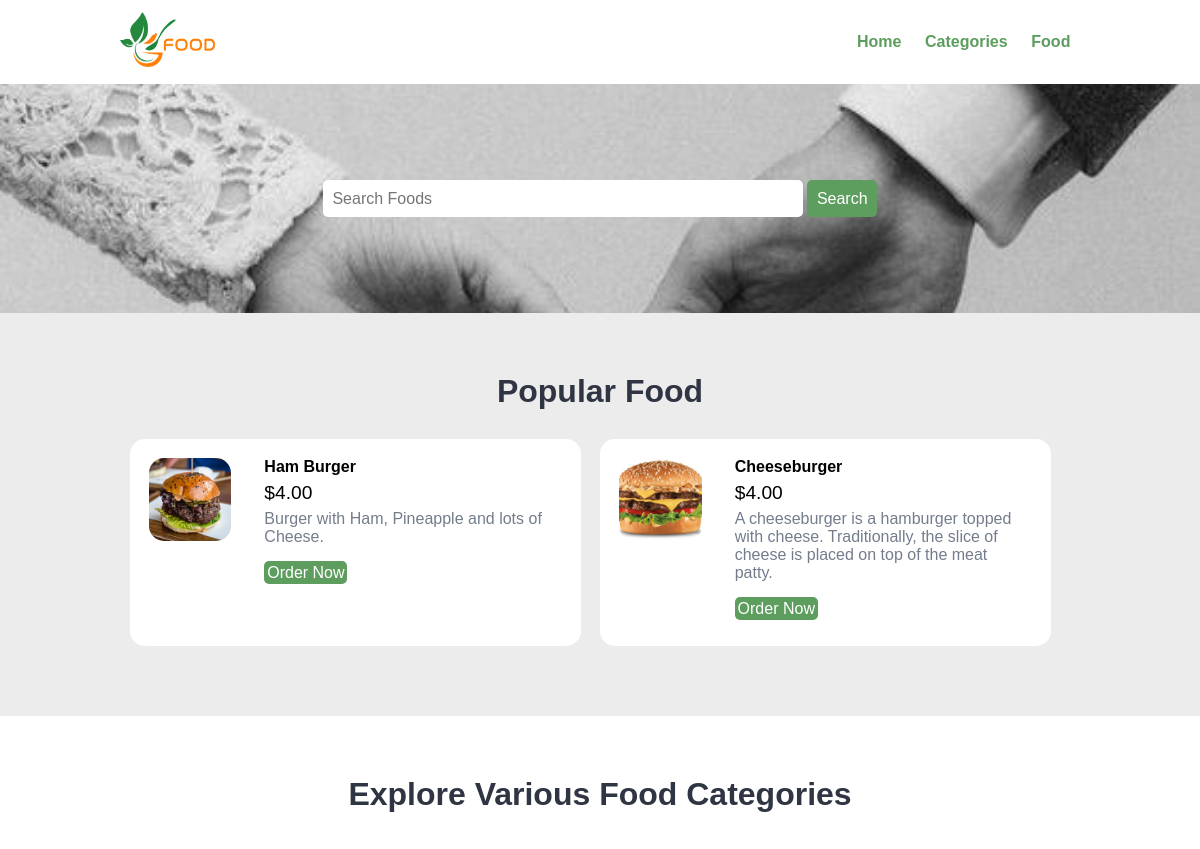
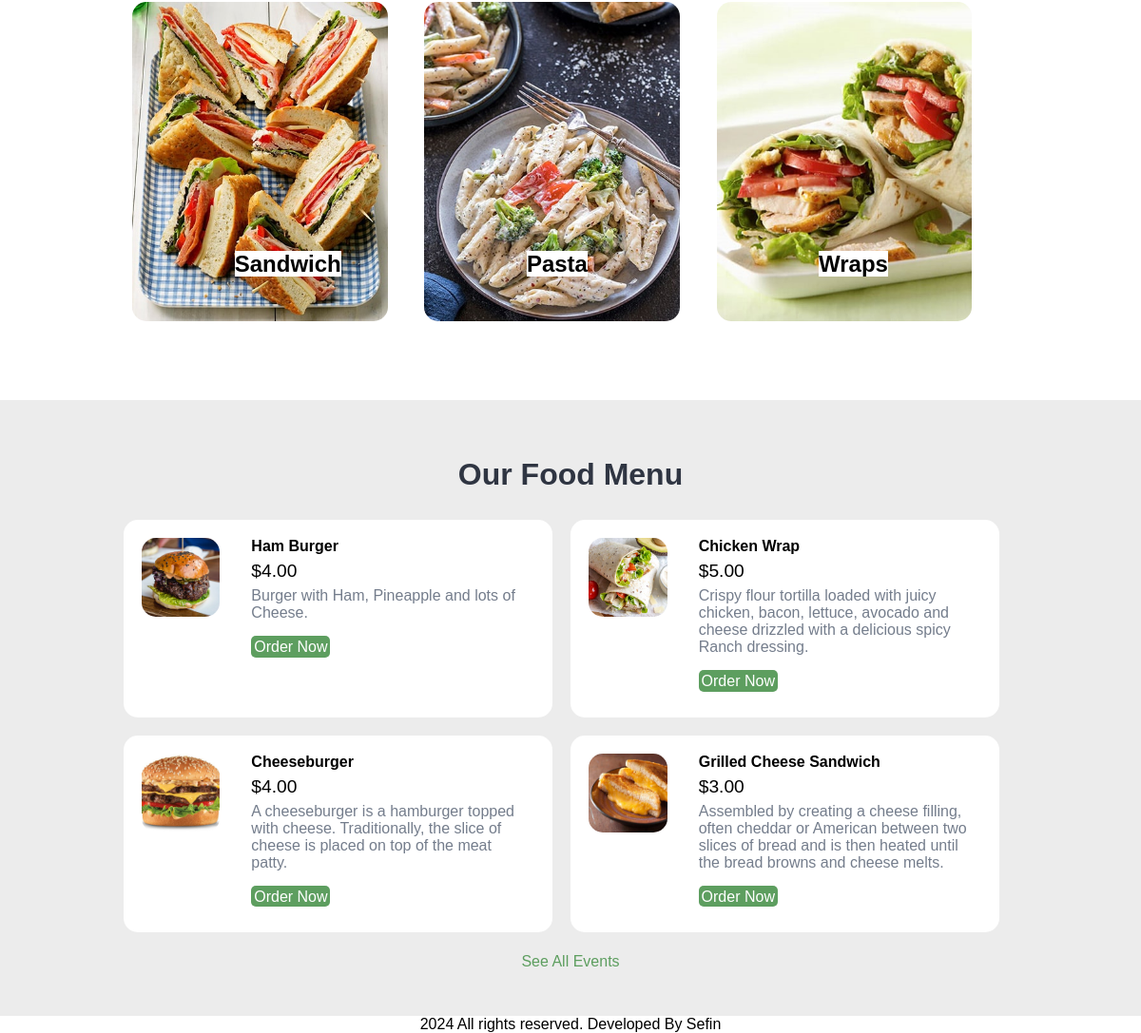
The page / on the database its author committed (2 pictures, top to bottom).
### tables this page shows
CREATE TABLE `tbl_food` (
  `id` int(10) UNSIGNED NOT NULL,
  `title` varchar(100) NOT NULL,
  `description` text NOT NULL,
  `price` decimal(10,2) NOT NULL,
  `image_name` varchar(255) NOT NULL,
  `category_id` int(10) UNSIGNED NOT NULL,
  `featured` varchar(10) NOT NULL,
  `active` varchar(10) NOT NULL
);

CREATE TABLE `tbl_category` (
  `id` int(10) UNSIGNED NOT NULL,
  `title` varchar(100) NOT NULL,
  `image_name` varchar(255) NOT NULL,
  `featured` varchar(10) NOT NULL,
  `active` varchar(10) NOT NULL
);

### index.php (the view, shortened to what this page needs)
<?php include('partials-front/menu.php'); ?>
<section class="food-search text-center">
    <div class="container">
        <form action="<?php echo SITEURL; ?>food-search.php" method="POST">
            <input type="search" name="search" placeholder="Search Foods" required>
            <input type="submit" name="submit" value="Search" class="btn btn-primary">
        </form>
    </div>
</section>
<?php
    $ordercount = "SELECT food_id,count(food_id) as popular from tbl_order group by food_id ORDER BY popular DESC LIMIT 2";
    if(mysqli_num_rows(mysqli_query($conn, $ordercount))>0){
?>
<section class="food-menu">
    <div class="container">
        <h2 class="text-center">Popular Food</h2>
        <?php
            $result = mysqli_query($conn, $ordercount);
            while( ($who = mysqli_fetch_assoc($result)) ) {
            $refood = $who['food_id'];
            $resql = "SELECT * from tbl_food where id= $refood";
            $popresult = mysqli_query($conn, $resql);
            while( ($rowho = mysqli_fetch_assoc($popresult)) ) {
                $id = $rowho['id'];
                $title = $rowho['title'];
                $description = $rowho['description'];
                $price = $rowho['price'];
                $image_name = $rowho['image_name'];
        ?>
            <div class="food-menu-box">
                <div class="food-menu-img">
                    <?php
                        if($image_name=="")
                        {
                            echo "<div class='error'>Image not Available.</div>";
                        }
                        else
                        {
                            ?>
                            <img src="<?php echo SITEURL; ?>images/food/<?php echo $image_name; ?>" alt="" class="img-responsive img-curve">
                            <?php
                        }
                    ?>
                </div>
                <div class="food-menu-desc">
                    <h4><?php echo $title; ?></h4>
                    <p class="food-price">$<?php echo $price; ?></p>
                    <p class="food-detail">
                        <?php echo $description; ?>
                    </p>
                    <br>
                    <a href="<?php echo SITEURL; ?>order.php?food_id=<?php echo $id; ?>" class="btn btn-primary">Order Now</a>
                </div>
            </div>
        <?php
            } }
        ?>
    </div>
</section>
<?php } ?>
<section class="categories">
    <div class="container">
        <h2 class="text-center">Explore Various Food Categories</h2>
        <?php
            $sql = "SELECT * FROM tbl_category WHERE active='Yes' AND featured='Yes' ORDER BY id DESC LIMIT 3";
            $res = mysqli_query($conn, $sql);
            $count = mysqli_num_rows($res);
            if($count>0)
            {
                while($row=mysqli_fetch_assoc($res))
                {
                    $id = $row['id'];
                    $title = $row['title'];
                    $image_name = $row['image_name'];
                    ?>
                    <a href="<?php echo SITEURL; ?>category-foods.php?category_id=<?php echo $id; ?>">
                        <div class="box-3 float-container">
                            <?php
                                if($image_name=="")
                                {
                                    echo "<div class='error'>Image not Available</div>";
                                }
                                else
                                {
                                    ?>
                                    <img src="<?php echo SITEURL; ?>images/category/<?php echo $image_name; ?>" alt="Pizza" class="img-responsive img-curve">
                                    <?php
                                }
                            ?>
                            <h3 class="float-text text-white" ><mark style="background-color:white;"><?php echo $title; ?></mark></h3>
                        </div>
                    </a>
                    <?php
                }
            }
            else
            {
                echo "<div class='error'>Category not Added.</div>";
            }
        ?>
    </div>
</section>
<section class="food-menu">
    <div class="container">
        <h2 class="text-center">Our Food Menu</h2>
        <?php
        $sql2 = "SELECT * FROM tbl_food WHERE active='Yes' AND featured='Yes' LIMIT 6";
        $res2 = mysqli_query($conn, $sql2);
        $count2 = mysqli_num_rows($res2);
        if($count2>0)
        {
            while($row=mysqli_fetch_assoc($res2))
            {
                $id = $row['id'];
                $title = $row['title'];
                $price = $row['price'];
                $description = $row['description'];
                $image_name = $row['image_name'];
                ?>
                <div class="food-menu-box">
                    <div class="food-menu-img">
                        <?php
                            if($image_name=="")
                            {
                                echo "<div class='error'>Image not available.</div>";
                            }
                            else
                            {
                                ?>
                                <img src="<?php echo SITEURL; ?>images/food/<?php echo $image_name; ?>" alt="Chicke Hawain Pizza" class="img-responsive img-curve">
                                <?php
                            }
                        ?>
                    </div>
                    <div class="food-menu-desc">
                        <h4><?php echo $title; ?></h4>
                        <p class="food-price">$<?php echo $price; ?></p>
                        <p class="food-detail">
                            <?php echo $description; ?>
                        </p>
                        <br>
                        <a href="<?php echo SITEURL; ?>order.php?food_id=<?php echo $id; ?>" class="btn btn-primary">Order Now</a>
                    </div>
                </div>
                <?php
            }
        }
        else
        {
            echo "<div class='error'>Food not available.</div>";
        }
        ?>
    </div>
    <p class="text-center">
        <a href="<?php echo SITEURL; ?>foods.php">See All Events</a>
    </p>
</section>
<?php include('partials-front/footer.php'); ?>

### partials-front/menu.php (shortened to what this page needs)
<!DOCTYPE html>
<html lang="en">
<head>
    <link rel="stylesheet" href="css/style.css">
</head>
<body>
    <section class="navbar">
        <div class="container">
            <div class="logo">
                <a href="<?php echo SITEURL; ?>" title="Logo">
                    <img src="images/logo.png" alt="Restaurant Logo" class="img-responsive">
                </a>
            </div>
            <div class="menu text-right">
                <ul>
                    <li>
                        <a href="<?php echo SITEURL; ?>">Home</a>
                    </li>
                    <li>
                        <a href="<?php echo SITEURL; ?>categories.php">Categories</a>
                    </li>
                    <li>
                        <a href="<?php echo SITEURL; ?>foods.php">Food</a>
                    </li>
                </ul>
            </div>
        </div>
    </section>

### partials-front/footer.php
<section class="footer">
    <div class="wrapper">
        <p class="text-center"><?php echo date("Y"); ?> All rights reserved. Developed By Sefin</a></p>
    </div>
</section>
</body>
</html>

### css/style.css (style rules this page uses)
* { margin: 0 0; padding: 0 0; font-family: Arial, Helvetica, sans-serif; }
.container { width: 80%; margin: 0 auto; padding: 1%; overflow: hidden; }
.img-responsive { width: 100%; }
.img-curve { border-radius: 15px; }
.text-right { text-align: right; }
.text-center { text-align: center; }
.text-white { color: white; }
a { color: #5d9e5f; text-decoration: none; }
.btn { padding: 1%; border: none; font-size: 1rem; border-radius: 5px; }
.btn-primary { background-color: #5d9e5f; color: white; cursor: pointer; }
h2 { color: #2f3542; font-size: 2rem; margin-bottom: 2%; }
h3 { font-size: 1.5rem; }
.float-container { position: relative; }
.float-text { position: absolute; bottom: 50px; left: 40%; }
.logo { width: 10%; float: left; }
.menu { line-height: 60px; }
.menu ul { list-style-type: none; }
.menu ul li { display: inline; padding: 1%; font-weight: bold; }
.food-search { background-image: url(../images/wed.jpg); background-size: cover; background-repeat: no-repeat; background-position: center; padding: 7% 0; }
.food-search input[type="search"] { width: 50%; padding: 1%; font-size: 1rem; border: none; border-radius: 5px; }
.categories { padding: 4% 0; }
.box-3 { width: 28%; float: left; margin: 2%; }
.food-menu { background-color: #ececec; padding: 4% 0; }
.food-menu-box { width: 43%; margin: 1%; padding: 2%; float: left; background-color: white; border-radius: 15px; height: 169px; }
.food-menu-img { width: 20%; float: left; }
.food-menu-desc { width: 70%; float: left; margin-left: 8%; }
.food-price { font-size: 1.2rem; margin: 2% 0; }
.food-detail { font-size: 1rem; color: #747d8c; }

### rows shown on the page
tbl_food: image_name (picture), title "Ham Burger", price "4.00", description "Burger with Ham, Pineapple and lots of Cheese."
tbl_food: image_name (picture), title "Cheeseburger", price "4.00", description "A cheeseburger is a hamburger topped with cheese. Traditionally, the slice of cheese is placed on top of the meat patty."
tbl_category: image_name (picture), title "Sandwich"
tbl_category: image_name (picture), title "Pasta"
tbl_category: image_name (picture), title "Wraps"
tbl_food: image_name (picture), title "Chicken Wrap", price "5.00", description "Crispy flour tortilla loaded with juicy chicken, bacon, lettuce, avocado and cheese drizzled with a delicious spicy Ranch dressing."
tbl_food: image_name (picture), title "Grilled Cheese Sandwich", price "3.00", description "Assembled by creating a cheese filling, often cheddar or American between two slices of bread and is then heated until the bread browns and cheese melts."
